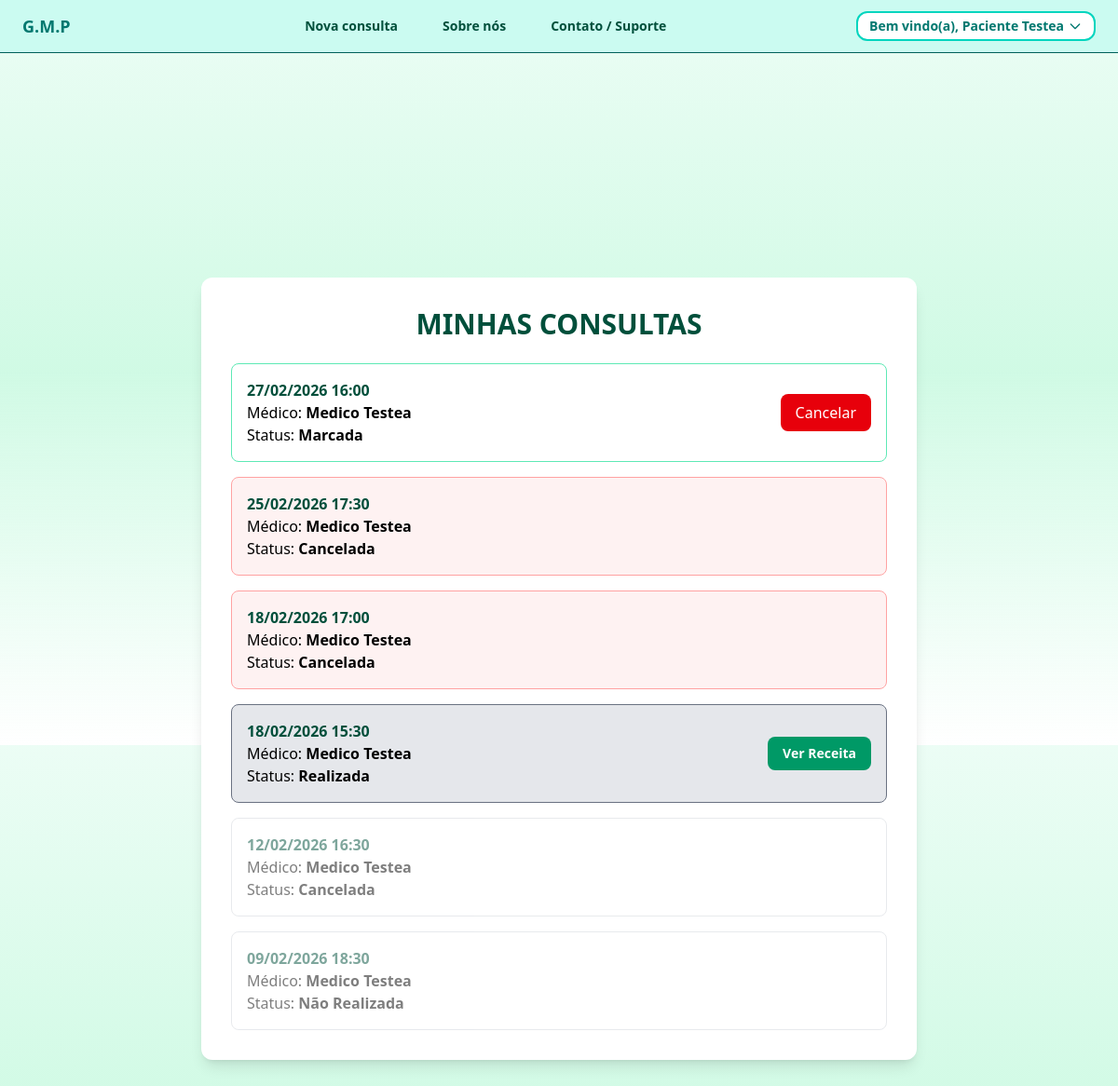
The app's page /consultas/minhas/ (signed in) with its own data.
### gmp/usuarios/models.py (models this page shows, shortened)
class CustomUser(AbstractBaseUser, PermissionsMixin):
    ROLE_CHOICES = [
        ('paciente', 'Paciente'),
        ('medico', 'Médico'),
        ('superadm', 'Super Administrador'),
    ]
    QUEIXA_CHOICES = [
        ('depressao', 'Depressão'),
        ('ansiedade', 'Ansiedade'),
        ('tag', 'TAG'),
        ('toc', 'TOC'),
        ('bipolaridade', 'Bipolaridade'),
        ('esquizofrenia', 'Esquizofrenia'),
        ('outros', 'Outros'),
    ]
    nome = models.CharField(max_length=255, blank=True, null=True)
    email = models.EmailField(unique=True, blank=False, null=False)
    idade = models.PositiveIntegerField(blank=True, null=True)
    queixa = models.CharField(max_length=25, choices=QUEIXA_CHOICES, default='depressao')
    role = models.CharField(max_length=20, choices=ROLE_CHOICES, default='paciente')
    telefone = models.CharField(max_length=20, blank=True, null=True)
    origem = models.CharField(max_length=50, blank=True)
    foto_perfil = models.ImageField(upload_to='foto_perfil/', blank=True, null=True)
    is_active = models.BooleanField(default=True)
    is_staff = models.BooleanField(default=False)
    date_joined = models.DateTimeField(default=timezone.now)
    USERNAME_FIELD = 'email'
    REQUIRED_FIELDS = []
    objects = CustomUserManager()

### gmp/consultas/models.py (models this page shows, shortened)
class AgendamentoConsulta(models.Model):
    STATUS_CHOICES = [
        ('marcada', 'Marcada'),
        ('realizada', 'Realizada'),
        ('cancelada', 'Cancelada'),
        ('nao_realizada', 'Não Realizada'),
    ]
    paciente = models.ForeignKey(
        User,
        on_delete=models.CASCADE,
        related_name='consultas_como_paciente'
    )
    medico = models.ForeignKey(
        User,
        on_delete=models.CASCADE,
        related_name='consultas_como_medico'
    )
    data_hora = models.DateTimeField()
    status = models.CharField(
        max_length=15,
        choices=STATUS_CHOICES,
        default='marcada'
    )
    cancelado_por = models.ForeignKey(
        settings.AUTH_USER_MODEL,
        null=True,
        blank=True,
        on_delete=models.SET_NULL,
        related_name='cancelamentos_realizados'
    )
    criado_em = models.DateTimeField(auto_now_add=True)
    atualizado_em = models.DateTimeField(auto_now=True)
    cancelado_em = models.DateTimeField(null=True, blank=True)
    class Meta:
        unique_together = [
            ('medico', 'data_hora'),
            ('paciente', 'data_hora')
        ]
        ordering = ['-data_hora']
    @classmethod
    def atualizar_consultas_expiradas(cls):
        agora = timezone.now()
        limite = agora - timedelta(hours=2)
        consultas_expiradas = cls.objects.filter(
            status='marcada',
            data_hora__lt=limite
        ).select_related('paciente', 'medico')

### gmp/consultas/views.py (the view)
# urls.py: path('minhas/', views.minhas_consultas, name='minhas_consultas'),
@login_required
def minhas_consultas(request):
    if request.user.role != 'paciente':
        raise PermissionDenied
    AgendamentoConsulta.atualizar_consultas_expiradas()
    consultas = AgendamentoConsulta.objects.filter(
        paciente=request.user
    ).order_by('-data_hora')
    paginator = Paginator(consultas, 10)
    page_number = request.GET.get('page')
    page_obj = paginator.get_page(page_number)
    return render(request, 'gmp/minhas_consultas.html', {
        'page_obj': page_obj,
        'now': timezone.now()
    })

### gmp/consultas/templates/gmp/minhas_consultas.html (shortened to what this page needs)
{% extends "main.html" %}
{% load tz %}
{% block body %}
<div class="min-h-screen pt-2 flex items-center justify-center">
  <div class="w-full max-w-3xl bg-white rounded-xl shadow-lg p-8">
    <h2 class="text-3xl font-semibold text-center text-emerald-900 mb-6">
      MINHAS CONSULTAS
    </h2>
    {% if page_obj and page_obj.object_list %}
      <div class="space-y-4">
        {% for consulta in page_obj %}
          {% if consulta.data_hora > now %}
            <div class="border border-emerald-300 rounded-lg p-4 flex justify-between items-center
              {% if consulta.status == 'cancelada' %} border-red-300 bg-red-50 {% endif %}
              {% if consulta.status == 'realizada' %} border-gray-500 bg-gray-200 {% endif %}">
          {% else %}
            <div class="border border-gray-300 rounded-lg p-4 flex justify-between items-center opacity-50">
          {% endif %}
              <div>
                <p class="font-semibold text-emerald-900">
                  {{ consulta.data_hora|date:"d/m/Y H:i" }}
                </p>
                <p>
                  Médico:
                  <span class="font-semibold">
                    {{ consulta.medico.nome }}
                  </span>
                </p>
                <p>
                  Status:
                  <span class="font-semibold">
                    {{ consulta.get_status_display }}
                  </span>
                </p>
              </div>
              <div class="flex gap-2">
                {% if consulta.status == 'marcada' and consulta.data_hora > now %}
                  <form method="POST" action="{% url 'cancelar_consulta' consulta.id %}">
                    <button
                      type="submit"
                      class="bg-red-600 cursor-pointer hover:bg-red-700 text-white px-4 py-2 rounded-lg transition"
                      onclick="return confirm('Tem certeza que deseja cancelar esta consulta?')"
                    >
                      Cancelar
                    </button>
                  </form>
                {% endif %}
                {% if consulta.status == 'realizada' %}
                  <a href="{% url 'visualizar_receita' consulta.id %}"
                     class="bg-emerald-600 hover:bg-emerald-700 text-white px-4 py-2 rounded-lg transition text-sm font-semibold">
                    Ver Receita
                  </a>
                {% endif %}
              </div>
            </div>
        {% endfor %}
      </div>
    {% else %}
      <p class="text-center text-gray-600">
        Você ainda não possui consultas.
      </p>
    {% endif %}
  </div>
</div>
{% endblock body %}

### templates/main.html (shortened to what this page needs)
<!DOCTYPE html>
<html lang="pt-br" class="scroll-smooth">
<head>
    <script src="https://unpkg.com/@tailwindcss/browser@4"></script>
</head>
<body class="pt-16 min-h-screen bg-gradient-to-b from-emerald-50 via-emerald-100 to-emerald-150">
<header class="fixed top-0 inset-x-0 z-50 bg-teal-100 border-b border-teal-800">
    <nav class="flex items-center justify-between px-6 py-3">
        <div class="flex items-center gap-6">
            <a href="{% url 'home' %}" class="text-teal-700 font-extrabold text-lg">
                G.M.P
            </a>
        </div>
        <div class="ml-12 flex gap-12 text-sm font-semibold text-emerald-900">
            {% if request.user.is_authenticated and request.user.role != 'medico' %}
                <a href="{% url 'marcar_consulta' %}" class="hover:text-emerald-600 transition">
                    Nova consulta
                </a>
            {% endif %}
            {% if request.resolver_match.url_name == 'home' %}
                <a href="#sobre" class="hover:text-emerald-600 transition">
                    Sobre nós
                </a>
            {% else %}
                <a href="{% url 'home' %}#sobre" class="hover:text-emerald-600 transition">
                    Sobre nós
                </a>
            {% endif %}
            {% if request.resolver_match.url_name == 'home' %}
                <a href="#contato" class="hover:text-emerald-600 transition">
                    Contato / Suporte
                </a>
            {% else %}
                <a href="{% url 'home' %}#contato" class="hover:text-emerald-600 transition">
                    Contato / Suporte
                </a>
            {% endif %}
        </div>
        <div class="relative">
            {% if request.user.is_authenticated and request.user.is_staff %}
                <button id="userMenuButton"
                    class="flex cursor-pointer items-center gap-1 bg-white border-2 border-teal-400 rounded-xl px-3 py-1 text-sm font-semibold text-teal-700 hover:bg-teal-50">
                    Bem vindo(a), {{ request.user.nome }}
                    <svg class="w-4 h-4" fill="none" stroke="currentColor" stroke-width="2" viewBox="0 0 24 24">
                        <path stroke-linecap="round" stroke-linejoin="round" d="M19 9l-7 7-7-7"/>
                    </svg>
                </button>
                <div id="userDropdown" class="hidden absolute right-0 mt-2 w-48 bg-white rounded-md shadow-lg py-2 text-sm z-50">
                    <a href="{% url 'cadastro' %}" class="block px-4 py-2 hover:bg-gray-100 text-emerald-900">
                        Novo cadastro
                    </a>
                    <a href="{% url 'home' %}" class="block px-4 py-2 hover:bg-gray-100 text-emerald-900">
                        Consultas
                    </a>
                    <a href="{% url 'perfil_usuario' %}" class="block px-4 py-2 hover:bg-gray-100 text-emerald-900">
                        Minhas informações
                    </a>
                    <form action="{% url 'logout' %}" method="post">
                        {% csrf_token %}
                        <button type="submit" class="w-full cursor-pointer text-left px-4 py-2 hover:bg-red-100 text-red-600">
                            Sair
                        </button>
                    </form>
                </div>
            {% elif request.user.is_authenticated %}
                <button id="userMenuButton"
                    class="flex cursor-pointer items-center gap-1 bg-white border-2 border-teal-400 rounded-xl px-3 py-1 text-sm font-semibold text-teal-700 hover:bg-teal-50">
                    Bem vindo(a), {{ request.user.nome }}
                    <svg class="w-4 h-4" fill="none" stroke="currentColor" stroke-width="2" viewBox="0 0 24 24">
                        <path stroke-linecap="round" stroke-linejoin="round" d="M19 9l-7 7-7-7"/>
                    </svg>
                </button>
            {% else %}
                {% if request.resolver_match.url_name == 'home' %}
                    <a href="{% url 'login' %}" class="bg-white border-2 border-teal-400 rounded-xl px-3 py-1 text-sm font-semibold text-teal-700 hover:bg-teal-50">
                        LOGIN
                    </a>
                {% endif %}
            {% endif %}
        </div>
    </nav>
</header>
<main>
    {% block body %}{% endblock body %}
</main>
</body>
</html>

### records on screen
CustomUser: user.nome "Paciente Testea"
AgendamentoConsulta: data_hora "27/02/2026 16:00", medico.nome "Medico Testea", status "Marcada", shows "Cancelar"
AgendamentoConsulta: data_hora "25/02/2026 17:30", medico.nome "Medico Testea", status "Cancelada"
AgendamentoConsulta: data_hora "18/02/2026 17:00", medico.nome "Medico Testea", status "Cancelada"
AgendamentoConsulta: data_hora "18/02/2026 15:30", medico.nome "Medico Testea", status "Realizada", shows "Ver Receita"
AgendamentoConsulta: data_hora "12/02/2026 16:30", medico.nome "Medico Testea", status "Cancelada"
AgendamentoConsulta: data_hora "09/02/2026 18:30", medico.nome "Medico Testea", status "Não Realizada"
